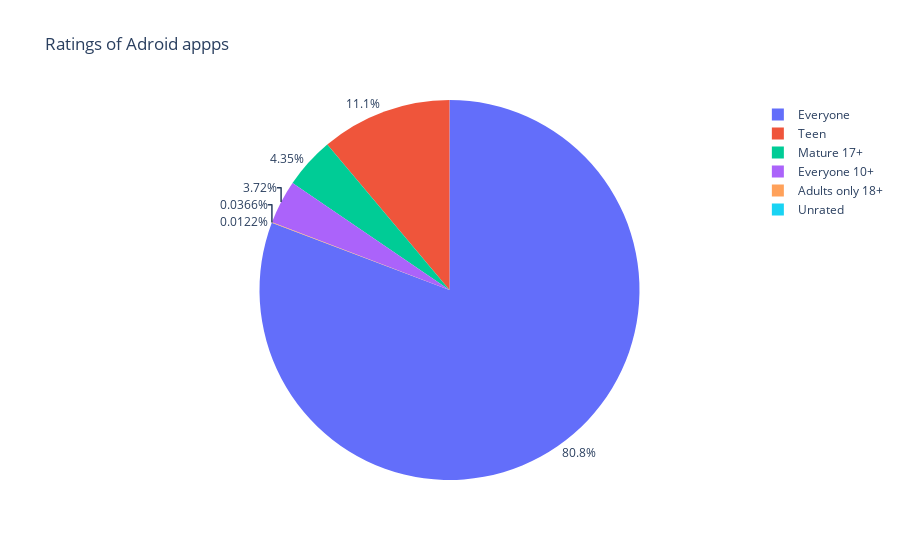

This figure's notebook cell:
### Code cell
fig = px.pie(ratings, values=ratings.values, names=ratings.index, title='Ratings of Adroid appps')
fig.update_traces(textposition='outside', textinfo='percent')
fig.show()

### Figure 1 — Plotly figure (JSON) as saved in the notebook; plotly's stock layout.template omitted (floating-point values rounded to 4 significant figures)
{"data": [{"domain": {"x": [0, 1], "y": [0, 1]}, "hovertemplate": "Content_Rating=%{label}<br>value=%{value}<extra></extra>", "labels": ["Everyone", "Teen", "Mature 17+", "Everyone 10+", "Adults only 18+", "Unrated"], "legendgroup": "", "name": "", "showlegend": true, "textinfo": "percent", "textposition": "outside", "type": "pie", "values": [6621, 912, 357, 305, 3, 1]}], "layout": {"legend": {"tracegroupgap": 0}, "title": {"text": "Ratings of Adroid appps"}}}
